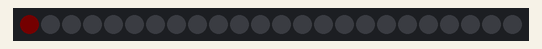
Recording of a sketch running on a simulated Arduino Uno, built with avr-gcc and run on an emulated ATmega328P. Parts: 24 RGB LEDs in strip order, left to right. Dim RGB values are drawn brighter than linear.

Above: at 0.01 s.
At 0.62 s:
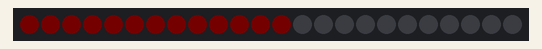
At 1.2 s:
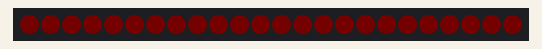

The sketch:

neopixel_test.ino
```cpp
#include <Adafruit_NeoPixel.h>

#define PIN 5

// Parameter 1 = number of pixels in strip
// Parameter 2 = pin number (most are valid)
// Parameter 3 = pixel type flags, add together as needed:
//   NEO_KHZ800  800 KHz bitstream (most NeoPixel products w/WS2812 LEDs)
//   NEO_KHZ400  400 KHz (classic 'v1' (not v2) FLORA pixels, WS2811 drivers)
//   NEO_GRB     Pixels are wired for GRB bitstream (most NeoPixel products)
//   NEO_RGB     Pixels are wired for RGB bitstream (v1 FLORA pixels, not v2)
Adafruit_NeoPixel strip = Adafruit_NeoPixel(24, PIN, NEO_GRBW + NEO_KHZ800);

void setup() {
  strip.begin();
  strip.setBrightness(30); //adjust brightness here
  strip.show(); // Initialize all pixels to 'off'
}

void loop() {
  // Some example procedures showing how to display to the pixels:
  //colorWipe(strip.Color(255, 0, 0), 50); // Red
  //colorWipe(strip.Color(0, 255, 0), 50); // Green
  colorWipe(strip.Color(10, 0, 0, 0), 50); // Blue
  //rainbow(20);
  //rainbowCycle(20);

//  for (int i = 0; strip.numPixels(); i++){
//    strip.setPixelColor(i, 0, 100, 100);
//    strip.show();
//  }
}

// Fill the dots one after the other with a color
void colorWipe(uint32_t c, uint8_t wait) {
  for(uint16_t i=0; i<strip.numPixels(); i++) {
      strip.setPixelColor(i, c);
      strip.show();
      delay(wait);
  }
}
```
